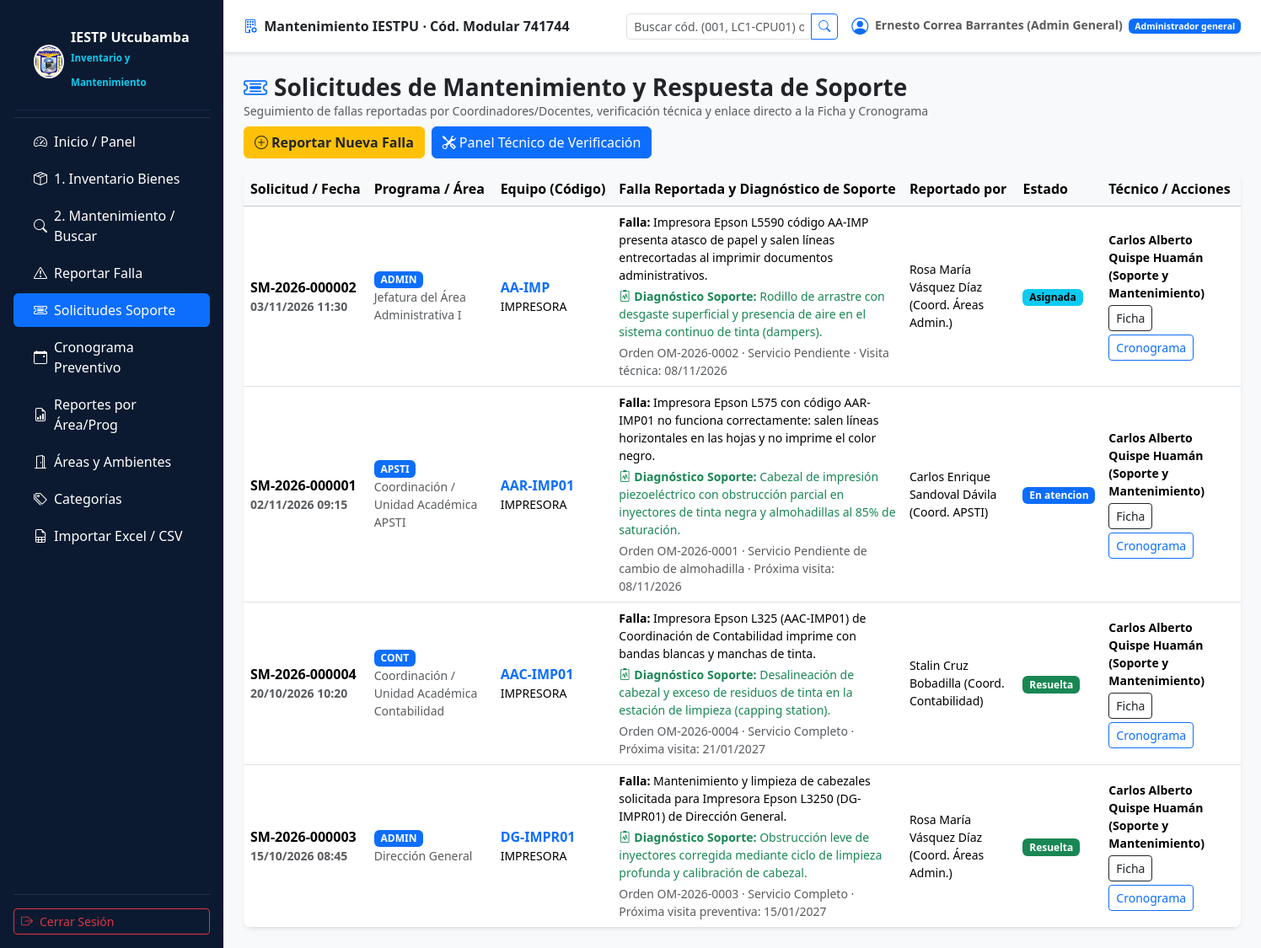
Screenshot of /admin/solicitudes.php (signed in) with the database file from the repository.
### tables this page shows
CREATE TABLE usuarios (
  id               INT UNSIGNED NOT NULL AUTO_INCREMENT,
  rol_id           TINYINT UNSIGNED NOT NULL,
  dni              CHAR(8)      NULL,
  nombres          VARCHAR(100) NOT NULL,
  apellidos        VARCHAR(100) NOT NULL,
  correo           VARCHAR(150) NOT NULL,
  telefono         VARCHAR(20)  NULL,
  password_hash    VARCHAR(255) NOT NULL,           
  debe_cambiar_clave TINYINT(1) NOT NULL DEFAULT 1,
  intentos_fallidos TINYINT UNSIGNED NOT NULL DEFAULT 0,
  bloqueado_hasta  DATETIME     NULL,
  ultimo_acceso    DATETIME     NULL,
  activo           TINYINT(1)   NOT NULL DEFAULT 1,
  creado_en        DATETIME     NOT NULL DEFAULT CURRENT_TIMESTAMP,
  actualizado_en   DATETIME     NOT NULL DEFAULT CURRENT_TIMESTAMP ON UPDATE CURRENT_TIMESTAMP,
  PRIMARY KEY (id),
  UNIQUE KEY uq_usuarios_correo (correo),
  UNIQUE KEY uq_usuarios_dni (dni),
  KEY ix_usuarios_rol (rol_id),
  CONSTRAINT fk_usuarios_rol FOREIGN KEY (rol_id) REFERENCES roles(id)
);

CREATE TABLE roles (
  id            TINYINT UNSIGNED NOT NULL AUTO_INCREMENT,
  codigo        VARCHAR(30)  NOT NULL,             
  nombre        VARCHAR(80)  NOT NULL,
  descripcion   VARCHAR(255) NULL,
  PRIMARY KEY (id),
  UNIQUE KEY uq_roles_codigo (codigo)
);

CREATE TABLE solicitudes_mantenimiento (
  id                 INT UNSIGNED NOT NULL AUTO_INCREMENT,
  codigo             VARCHAR(25)  NOT NULL,         
  programa_id        TINYINT UNSIGNED NOT NULL,
  ambiente_id        INT UNSIGNED NULL,
  equipo_id          INT UNSIGNED NOT NULL,
  reportado_por      INT UNSIGNED NOT NULL,
  descripcion_falla  TEXT NOT NULL,
  urgencia_reportada ENUM('baja','media','alta','critica') NOT NULL DEFAULT 'media',
  prioridad          ENUM('baja','media','alta','critica') NULL,    
  estado             ENUM('pendiente','asignada','en_atencion','pendiente_repuestos','resuelta','cerrada','cancelada') NOT NULL DEFAULT 'pendiente',
  fecha_reporte      DATETIME NOT NULL DEFAULT CURRENT_TIMESTAMP,
  inicio_atencion    DATETIME NULL,
  fin_atencion       DATETIME NULL,
  equipo_quedo_operativo TINYINT(1) NULL,
  resultado_final    TEXT NULL,
  observaciones      TEXT NULL,
  motivo_cancelacion VARCHAR(255) NULL,
  cerrado_por        INT UNSIGNED NULL,
  fecha_cierre       DATETIME NULL,
  PRIMARY KEY (id),
  UNIQUE KEY uq_sm_codigo (codigo),
  KEY ix_sm_programa_estado (programa_id, estado),
  KEY ix_sm_equipo (equipo_id),
  KEY ix_sm_reportante (reportado_por),
  CONSTRAINT fk_sm_programa  FOREIGN KEY (programa_id)   REFERENCES programas(id),
  CONSTRAINT fk_sm_ambiente  FOREIGN KEY (ambiente_id)   REFERENCES ambientes(id) ON DELETE SET NULL,
  CONSTRAINT fk_sm_equipo    FOREIGN KEY (equipo_id)     REFERENCES equipos(id),
  CONSTRAINT fk_sm_reporta   FOREIGN KEY (reportado_por) REFERENCES usuarios(id),
  CONSTRAINT fk_sm_cierra    FOREIGN KEY (cerrado_por)   REFERENCES usuarios(id),
  CONSTRAINT ck_sm_fechas    CHECK (fin_atencion IS NULL OR inicio_atencion IS NULL OR fin_atencion >= inicio_atencion),
  CONSTRAINT ck_sm_cancel    CHECK (estado <> 'cancelada' OR motivo_cancelacion IS NOT NULL)
);

CREATE TABLE programas (
  id            TINYINT UNSIGNED NOT NULL AUTO_INCREMENT,
  codigo        VARCHAR(20)  NOT NULL,
  nombre        VARCHAR(120) NOT NULL,
  activo        TINYINT(1)   NOT NULL DEFAULT 1,
  PRIMARY KEY (id),
  UNIQUE KEY uq_programas_codigo (codigo),
  UNIQUE KEY uq_programas_nombre (nombre)
);

CREATE TABLE ambientes (
  id             INT UNSIGNED NOT NULL AUTO_INCREMENT,
  programa_id    TINYINT UNSIGNED NOT NULL,
  codigo         VARCHAR(30)  NOT NULL,
  nombre         VARCHAR(120) NOT NULL,
  tipo           ENUM('laboratorio','taller','oficina','aula','area_practica','simulacion','otro') NOT NULL DEFAULT 'laboratorio',
  ubicacion      VARCHAR(150) NULL,
  responsable_id INT UNSIGNED NULL,
  activo         TINYINT(1)   NOT NULL DEFAULT 1,
  PRIMARY KEY (id),
  UNIQUE KEY uq_ambientes_codigo (codigo),
  KEY ix_ambientes_programa (programa_id),
  CONSTRAINT fk_amb_programa    FOREIGN KEY (programa_id)    REFERENCES programas(id),
  CONSTRAINT fk_amb_responsable FOREIGN KEY (responsable_id) REFERENCES usuarios(id) ON DELETE SET NULL
);

CREATE TABLE equipos (
  id                INT UNSIGNED NOT NULL AUTO_INCREMENT,
  codigo_inventario VARCHAR(40)  NOT NULL,
  nombre            VARCHAR(150) NOT NULL,
  categoria_id      INT UNSIGNED NOT NULL,
  programa_id       TINYINT UNSIGNED NOT NULL,
  ambiente_id       INT UNSIGNED NULL,
  descripcion       TEXT NULL,
  marca             VARCHAR(80)  NULL,
  modelo            VARCHAR(80)  NULL,
  numero_serie      VARCHAR(100) NULL,
  fecha_adquisicion DATE NULL,
  estado            ENUM('operativo','con_falla','en_mantenimiento','fuera_de_servicio','dado_de_baja') NOT NULL DEFAULT 'operativo',
  observaciones     TEXT NULL,
  creado_por        INT UNSIGNED NULL,
  creado_en         DATETIME NOT NULL DEFAULT CURRENT_TIMESTAMP,
  actualizado_en    DATETIME NOT NULL DEFAULT CURRENT_TIMESTAMP ON UPDATE CURRENT_TIMESTAMP,
  PRIMARY KEY (id),
  UNIQUE KEY uq_equipos_codigo (codigo_inventario),
  KEY ix_equipos_programa_estado (programa_id, estado),
  KEY ix_equipos_ambiente (ambiente_id),
  CONSTRAINT fk_eq_categoria FOREIGN KEY (categoria_id) REFERENCES categorias_equipos(id),
  CONSTRAINT fk_eq_programa  FOREIGN KEY (programa_id)  REFERENCES programas(id),
  CONSTRAINT fk_eq_ambiente  FOREIGN KEY (ambiente_id)  REFERENCES ambientes(id) ON DELETE SET NULL,
  CONSTRAINT fk_eq_creador   FOREIGN KEY (creado_por)   REFERENCES usuarios(id) ON DELETE SET NULL
);

### public/admin/solicitudes.php (the view, shortened to what the rows shown need)
<?php
require dirname(__DIR__, 2) . '/includes/bootstrap.php';
require dirname(__DIR__, 2) . '/includes/layout.php';
$u = requiere_rol('admin_general', 'admin_programa', 'tecnico');
$progs = programas_del_usuario((int) $u['id'], $u['rol']);
[$f, $p] = filtro_programas('s.programa_id', $progs);
$estado = en_lista($_GET['estado'] ?? null, ['pendiente', 'asignada', 'en_atencion', 'pendiente_repuestos', 'resuelta', 'cerrada', 'cancelada']);
$sqlEstado = $estado ? ' AND s.estado = ?' : '';
$filas = consulta(
    "SELECT s.*, e.codigo_inventario, e.codigo_interno, e.nombre AS equipo, pr.codigo AS programa,
            am.nombre AS ambiente,
            CONCAT(r.nombres,' ',r.apellidos) AS reportante, CONCAT(t.nombres,' ',t.apellidos) AS tecnico,
            (SELECT d.diagnostico FROM diagnosticos d WHERE d.solicitud_id = s.id ORDER BY d.id DESC LIMIT 1) AS diagnostico
       FROM solicitudes_mantenimiento s
       JOIN equipos e ON e.id = s.equipo_id
       JOIN programas pr ON pr.id = s.programa_id
       JOIN usuarios r ON r.id = s.reportado_por
       LEFT JOIN ambientes am ON am.id = s.ambiente_id
       LEFT JOIN asignaciones_tecnicos a ON a.solicitud_id = s.id AND a.vigente = 1
       LEFT JOIN usuarios t ON t.id = a.tecnico_id
      WHERE $f $sqlEstado
      ORDER BY FIELD(s.estado,'pendiente','asignada','en_atencion','pendiente_repuestos','resuelta','cerrada','cancelada'), s.fecha_reporte DESC
      LIMIT 200",
    $estado ? [...$p, $estado] : $p
)->fetchAll();
cabecera('Solicitudes de Mantenimiento y Diagnósticos', $u);
?>
<div class="d-flex flex-wrap justify-content-between align-items-center mb-3 gap-2">
  <div>
    <h1 class="h3 fw-bold mb-0"><i class="bi bi-ticket-detailed text-primary me-2"></i>Solicitudes de Mantenimiento y Respuesta de Soporte</h1>
  </div>
</div>
<div class="table-responsive card shadow-sm border-0">
<table class="table table-hover mb-0 align-middle">
  <thead class="table-light">
    <tr>
      <th>Solicitud / Fecha</th>
      <th>Programa / Área</th>
      <th>Equipo (Código)</th>
      <th>Falla Reportada y Diagnóstico de Soporte</th>
      <th>Reportado por</th>
      <th>Estado</th>
      <th>Técnico / Acciones</th>
    </tr>
  </thead>
  <tbody>
  <?php foreach ($filas as $s): ?>
    <tr>
      <td class="fw-semibold">
        <?= e($s['codigo']) ?>
        <div class="small text-muted"><?= e(fecha_hora($s['fecha_reporte'])) ?></div>
      </td>
      <td>
        <span class="badge bg-primary"><?= e($s['programa']) ?></span>
        <div class="small text-muted"><?= e($s['ambiente'] ?? '—') ?></div>
      </td>
      <td>
        <a class="fw-bold text-decoration-none" href="<?= e(url('admin/buscar_equipo.php?id=' . (int) $s['equipo_id'])) ?>">
          <?= e($s['codigo_interno'] ?: $s['codigo_inventario']) ?>
        </a>
        <div class="small"><?= e($s['equipo']) ?></div>
      </td>
      <td class="small" style="max-width: 360px;">
        <div><strong>Falla:</strong> <?= e($s['descripcion_falla']) ?></div>
        <?php if (!empty($s['diagnostico'])): ?>
          <div class="text-success mt-1"><strong><i class="bi bi-clipboard2-pulse me-1"></i>Diagnóstico Soporte:</strong> <?= e($s['diagnostico']) ?></div>
        <?php endif; ?>
        <?php if (!empty($s['observaciones'])): ?>
          <div class="text-muted mt-1"><?= e($s['observaciones']) ?></div>
        <?php endif; ?>
      </td>
      <td class="small"><?= e($s['reportante']) ?></td>
      <td><?= etiqueta_estado($s['estado']) ?></td>
      <td>
        <div class="small fw-semibold mb-1"><?= e($s['tecnico'] ?? 'Por asignar') ?></div>
        <div class="d-flex flex-wrap gap-1">
          <a class="btn btn-sm btn-outline-dark" href="<?= e(url('admin/ficha_mantenimiento.php?id=' . (int) $s['equipo_id'])) ?>">Ficha</a>
          <a class="btn btn-sm btn-outline-primary" href="<?= e(url('admin/cronograma.php?programa=' . (int) $s['programa_id'])) ?>">Cronograma</a>
        </div>
      </td>
    </tr>
  <?php endforeach; if (!$filas): ?>
    <tr><td colspan="7" class="text-center text-muted py-4">No hay solicitudes registradas.</td></tr>
  <?php endif; ?>
  </tbody>
</table>
</div>
<?php pie();

### includes/layout.php (shortened to what the rows shown need)
<?php
function menu_para_rol(string $rol): array
{
    $m = ['Inicio / Panel' => ['ruta' => 'index.php', 'icono' => 'bi-speedometer2']];
    if ($rol === 'docente') {
        $m['Buscador de Bienes']    = ['ruta' => 'admin/buscar_equipo.php', 'icono' => 'bi-search'];
        $m['Reportar Falla']        = ['ruta' => 'docente/reportar.php', 'icono' => 'bi-exclamation-triangle'];
        $m['Mis Solicitudes']       = ['ruta' => 'docente/mis_solicitudes.php', 'icono' => 'bi-list-check'];
        $m['Cronograma Preventivo'] = ['ruta' => 'admin/cronograma.php', 'icono' => 'bi-calendar-event'];
    } else {
        $m['1. Inventario Bienes']  = ['ruta' => 'admin/equipos.php', 'icono' => 'bi-box-seam'];
        $m['2. Mantenimiento / Buscar'] = ['ruta' => 'admin/buscar_equipo.php', 'icono' => 'bi-search'];
        $m['Reportar Falla']        = ['ruta' => 'docente/reportar.php', 'icono' => 'bi-exclamation-triangle'];
        $m['Solicitudes Soporte']   = ['ruta' => 'admin/solicitudes.php', 'icono' => 'bi-ticket-detailed'];
        $m['Cronograma Preventivo'] = ['ruta' => 'admin/cronograma.php', 'icono' => 'bi-calendar-event'];
        $m['Reportes por Área/Prog']= ['ruta' => 'admin/reportes.php', 'icono' => 'bi-file-earmark-bar-graph'];
        $m['Áreas y Ambientes']     = ['ruta' => 'admin/ambientes.php', 'icono' => 'bi-door-open'];
        $m['Categorías']            = ['ruta' => 'admin/categorias.php', 'icono' => 'bi-tags'];
        $m['Importar Excel / CSV']  = ['ruta' => 'admin/importar_inventario.php', 'icono' => 'bi-file-earmark-spreadsheet'];
    }
    return $m;
}
function cabecera(string $titulo, ?array $u = null): void
{
    $app = $GLOBALS['CFG']['app']['nombre'];
    $pagina_actual = basename($_SERVER['SCRIPT_NAME']);
    ?>
<!doctype html>
<html lang="es">
<head>
  <link href="https://cdn.jsdelivr.net/npm/bootstrap@5.3.3/dist/css/bootstrap.min.css" rel="stylesheet">
  <link rel="stylesheet" href="https://cdn.jsdelivr.net/npm/bootstrap-icons@1.11.1/font/bootstrap-icons.css">
  <link href="<?= e(url('assets/css/app.css')) ?>" rel="stylesheet">
</head>
<body class="bg-light">
<?php if ($u): ?>
<div class="d-flex">
  <aside class="sidebar d-none d-md-flex flex-column flex-shrink-0 p-3 text-white" style="width: 265px;">
    <a href="<?= e(url('index.php')) ?>" class="d-flex align-items-center mb-3 mb-md-0 me-md-auto text-white text-decoration-none gap-2 brand">
      <img src="<?= e(url('assets/img/logo-iestp.png')) ?>" alt="Logo" style="width: 40px; height: 40px; border-radius: 50%; background: white; padding: 2px;">
      <div>
        <div class="fs-6 fw-bold lh-1">IESTP Utcubamba</div>
        <small class="text-info" style="font-size: 0.72rem;">Inventario y Mantenimiento</small>
      </div>
    </a>
    <hr class="text-secondary my-2">
    <ul class="nav nav-pills flex-column mb-auto gap-1">
      <?php foreach (menu_para_rol($u['rol']) as $txt => $item): ?>
        <li class="nav-item">
          <a href="<?= e(url($item['ruta'])) ?>" class="nav-link text-white d-flex align-items-center gap-2 py-2 <?= $pagina_actual === basename($item['ruta']) ? 'active' : '' ?>">
            <i class="bi <?= e($item['icono']) ?>"></i>
            <span><?= e($txt) ?></span>
          </a>
        </li>
      <?php endforeach; ?>
    </ul>
    <hr class="text-secondary">
    <form method="post" action="<?= e(url('logout.php')) ?>">
      <button class="btn btn-outline-danger btn-sm w-100 text-start d-flex align-items-center gap-2" type="submit">
        <i class="bi bi-box-arrow-right"></i> Cerrar Sesión
      </button>
    </form>
  </aside>
  <div class="flex-grow-1 min-vh-100 d-flex flex-column">
    <nav class="navbar navbar-light bg-white border-bottom px-4 py-2 shadow-sm no-print">
      <div class="container-fluid px-0">
        <span class="navbar-text fw-bold text-dark d-none d-md-block">
          <i class="bi bi-building-gear text-primary me-1"></i> <?= e($app) ?> · Cód. Modular 741744
        </span>
        <div class="d-flex align-items-center gap-3 ms-auto">
          <form method="get" action="<?= e(url('admin/buscar_equipo.php')) ?>" class="d-none d-lg-flex">
            <div class="input-group input-group-sm">
              <input class="form-control" name="q" placeholder="Buscar cód. (001, LC1-CPU01) o serie…">
              <button class="btn btn-outline-primary" type="submit"><i class="bi bi-search"></i></button>
            </div>
          </form>
          <span class="navbar-text small">
            <i class="bi bi-person-circle fs-5 align-middle me-1 text-primary"></i>
            <strong><?= e($u['nombres'] . ' ' . $u['apellidos']) ?></strong>
            <span class="badge bg-primary ms-1"><?= e($u['rol_nombre']) ?></span>
          </span>
        </div>
      </div>
    </nav>
    <main class="container-fluid py-4 px-4 flex-grow-1">
<?php else: ?>
    <main class="container py-4">
<?php endif; ?>
<?php
}
function pie(): void
{
    ?>
    </main>
<?php if (isset($_SESSION['uid'])): ?>
  </div>
</div>
<?php endif; ?>
</body>
</html>
<?php
}

### includes/helpers.php (shortened to what the rows shown need)
<?php
function e(mixed $v): string
{
    return htmlspecialchars((string) $v, ENT_QUOTES | ENT_SUBSTITUTE, 'UTF-8');
}
function url(string $ruta = ''): string
{
    return rtrim($GLOBALS['CFG']['app']['base_url'], '/') . '/' . ltrim($ruta, '/');
}
function en_lista(?string $v, array $permitidos): ?string
{
    return in_array($v, $permitidos, true) ? $v : null;
}
function fecha_hora(?string $f): string
{
    return $f ? date('d/m/Y H:i', strtotime($f)) : '—';
}
function etiqueta_estado(string $estado): string
{
    $mapa = [
        'pendiente' => 'warning', 'asignada' => 'info', 'en_atencion' => 'primary',
        'pendiente_repuestos' => 'secondary', 'resuelta' => 'success', 'cerrada' => 'dark',
        'cancelada' => 'danger',
    ];
    $clase = $mapa[$estado] ?? 'light';
    return '<span class="badge text-bg-' . e($clase) . '">' . e(ucfirst(str_replace('_', ' ', $estado))) . '</span>';
}

### rows the page displays
usuarios: nombres+apellidos "Ernesto Correa Barrantes (Admin General)", rol.nombre "Administrador general"
solicitudes_mantenimiento: codigo "SM-2026-000002", fecha_reporte "03/11/2026 11:30", programa.codigo "ADMIN", ambiente.nombre "Jefatura del Área Administrativa I", equipo.codigo_interno "AA-IMP", equipo.nombre "IMPRESORA", descripcion_falla "Impresora Epson L5590 código AA-IMP presenta atasco de papel y salen líneas entrecortadas al imprimir documentos administrativos.", diagnostico "Rodillo de arrastre con desgaste superficial y presencia de aire en el sistema continuo de tinta (dampers).", observaciones "Orden OM-2026-0002 · Servicio Pendiente · Visita técnica: 08/11/2026", reportante "Rosa María Vásquez Díaz (Coord. Áreas Admin.)", estado "Asignada", tecnico "Carlos Alberto Quispe Huamán (Soporte y Mantenimiento)"
solicitudes_mantenimiento: codigo "SM-2026-000001", fecha_reporte "02/11/2026 09:15", programa.codigo "APSTI", ambiente.nombre "Coordinación / Unidad Académica APSTI", equipo.codigo_interno "AAR-IMP01", equipo.nombre "IMPRESORA", descripcion_falla "Impresora Epson L575 con código AAR-IMP01 no funciona correctamente: salen líneas horizontales en las hojas y no imprime el color negro.", diagnostico "Cabezal de impresión piezoeléctrico con obstrucción parcial en inyectores de tinta negra y almohadillas al 85% de saturación.", observaciones "Orden OM-2026-0001 · Servicio Pendiente de cambio de almohadilla · Próxima visita: 08/11/2026", reportante "Carlos Enrique Sandoval Dávila (Coord. APSTI)", estado "En atencion", tecnico "Carlos Alberto Quispe Huamán (Soporte y Mantenimiento)"
solicitudes_mantenimiento: codigo "SM-2026-000004", fecha_reporte "20/10/2026 10:20", programa.codigo "CONT", ambiente.nombre "Coordinación / Unidad Académica Contabilidad", equipo.codigo_interno "AAC-IMP01", equipo.nombre "IMPRESORA", descripcion_falla "Impresora Epson L325 (AAC-IMP01) de Coordinación de Contabilidad imprime con bandas blancas y manchas de tinta.", diagnostico "Desalineación de cabezal y exceso de residuos de tinta en la estación de limpieza (capping station).", observaciones "Orden OM-2026-0004 · Servicio Completo · Próxima visita: 21/01/2027", reportante "Stalin Cruz Bobadilla (Coord. Contabilidad)", estado "Resuelta", tecnico "Carlos Alberto Quispe Huamán (Soporte y Mantenimiento)"
solicitudes_mantenimiento: codigo "SM-2026-000003", fecha_reporte "15/10/2026 08:45", programa.codigo "ADMIN", ambiente.nombre "Dirección General", equipo.codigo_interno "DG-IMPR01", equipo.nombre "IMPRESORA", descripcion_falla "Mantenimiento y limpieza de cabezales solicitada para Impresora Epson L3250 (DG-IMPR01) de Dirección General.", diagnostico "Obstrucción leve de inyectores corregida mediante ciclo de limpieza profunda y calibración de cabezal.", observaciones "Orden OM-2026-0003 · Servicio Completo · Próxima visita preventiva: 15/01/2027", reportante "Rosa María Vásquez Díaz (Coord. Áreas Admin.)", estado "Resuelta", tecnico "Carlos Alberto Quispe Huamán (Soporte y Mantenimiento)"

### other values shown
$txt "Inicio / Panel"
$txt "1. Inventario Bienes"
$txt "2. Mantenimiento / Buscar"
$txt "Reportar Falla"
$txt "Solicitudes Soporte"
$txt "Cronograma Preventivo"
$txt "Reportes por Área/Prog"
$txt "Áreas y Ambientes"
$txt "Categorías"
$txt "Importar Excel / CSV"
$app "Mantenimiento IESTPU"
